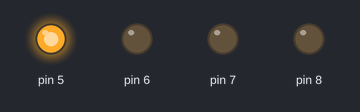
A sketch run on a simulated Arduino Uno, built with avr-gcc and run on an emulated ATmega328P. On the bench: output pins drawn as LEDs (lit = HIGH).

Above: at 0.1 s.
At 2.6 s:
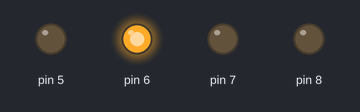
At 5.1 s:
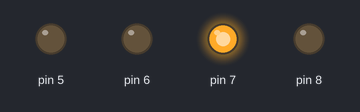
At 7.6 s:
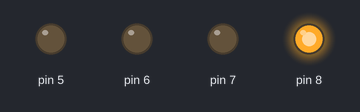
At 10.1 s:
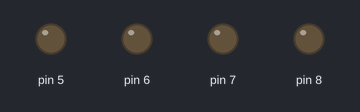
Timing chart, 0 to 11.6 s (numbered marks = the images above):
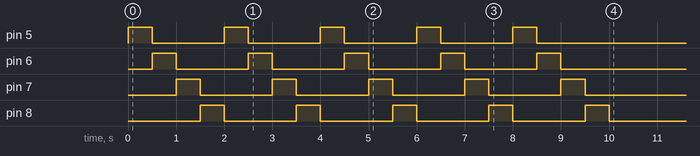

The sketch:

func_exp2.ino
```cpp
void setup() {
  // put your setup code here, to run once:

  led_on(5,8,500,5);

}

void loop() {
  // put your main code here, to run repeatedly:
}


void led_on(byte pinf,byte pinl,int t_on,int reps)
{
  for(int a=0;a<reps;a++)
  {
   for(int c=0; c<pinl-pinf+1; c++)
   {
     pinMode(pinf+c,OUTPUT);
     digitalWrite(pinf+c,HIGH);
     delay(t_on);
     digitalWrite(pinf+c,LOW);
   }
 }
}
```
